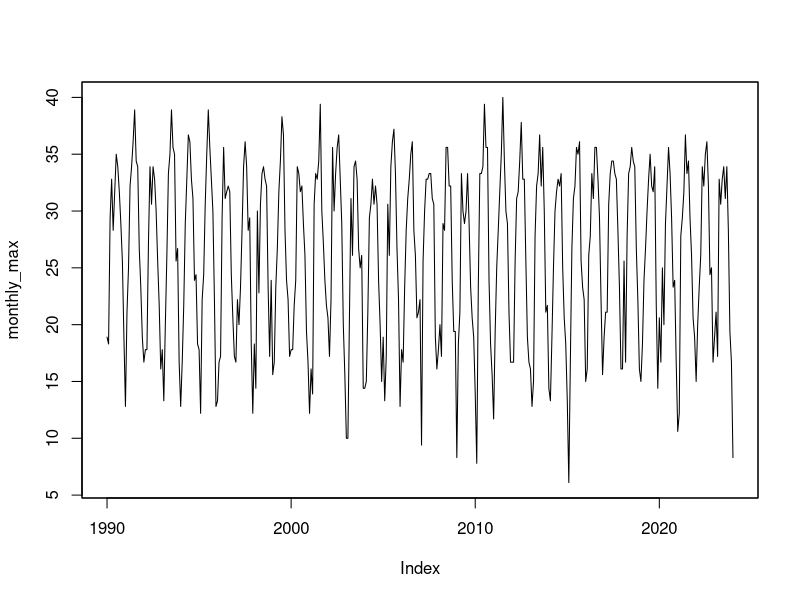

Reproduce this figure in R.
dat = read.csv("assignments/NY_Temperature_Data.csv")

library(zoo)

x = zoo(dat$TMAX, zoo::as.Date(dat$Date))

monthly_max = aggregate(x, as.yearmon, FUN=max)

# # 34 years and the start of one quarter
# length(aggregate(x, as.yearqtr, FUN=max))/4
# # reflected here
# min(dat$Date), max(dat$Date)

plot(monthly_max)
